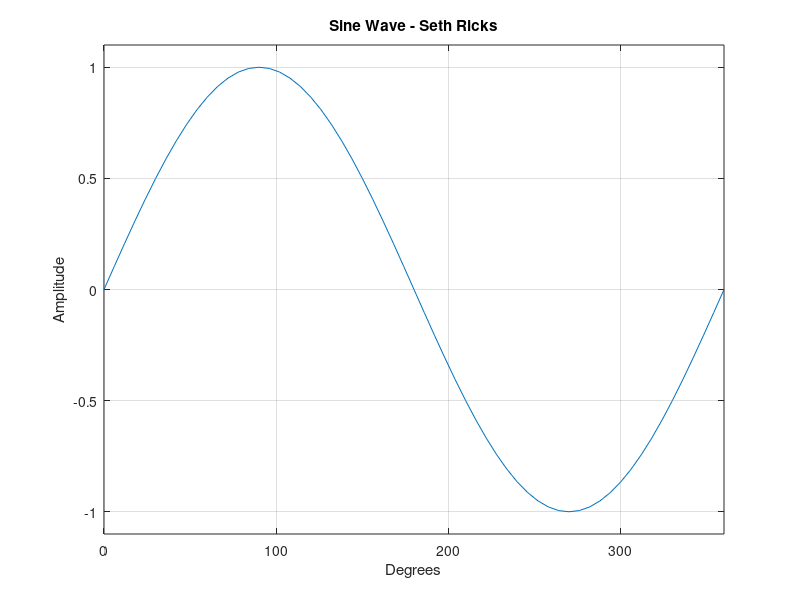

Source code (MATLAB):
% Matlab Script to plot a sine Wave.
% Create the x and y vectors to plot.
x = 0:6:360; % The values of x in degrees.
y = sind(x); % Calculate sin(x) with x in degrees, i.e., sind().
plot(x,y), grid; % Plot the graph including a grid.
% Annotate the graph
title('Sine Wave - Seth Ricks'); % Add a Title, including your name.
xlabel('Degrees'); % Label plot x axis.
ylabel('Amplitude'); % Label plot y axis.
axis([0 360 -1.1 1.1]); % Set plot axis limits.